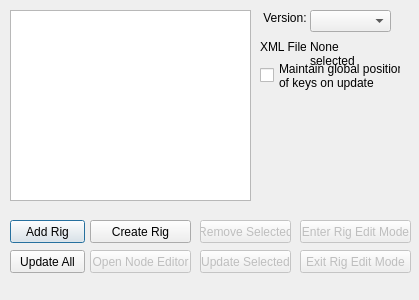
<?xml version="1.0" encoding="UTF-8"?>
<ui version="4.0">
 <class>MetaDataManager</class>
 <widget class="QDialog" name="MetaDataManager">
  <property name="geometry">
   <rect>
    <x>0</x>
    <y>0</y>
    <width>419</width>
    <height>300</height>
   </rect>
  </property>
  <property name="windowTitle">
   <string>Rig Manager</string>
  </property>
  <widget class="QPushButton" name="addRigBtn">
   <property name="geometry">
    <rect>
     <x>10</x>
     <y>220</y>
     <width>75</width>
     <height>23</height>
    </rect>
   </property>
   <property name="text">
    <string>Add Rig</string>
   </property>
  </widget>
  <widget class="QPushButton" name="removeSelectedBtn">
   <property name="enabled">
    <bool>false</bool>
   </property>
   <property name="geometry">
    <rect>
     <x>200</x>
     <y>220</y>
     <width>91</width>
     <height>23</height>
    </rect>
   </property>
   <property name="text">
    <string>Remove Selected</string>
   </property>
  </widget>
  <widget class="QPushButton" name="enterRigEditBtn">
   <property name="enabled">
    <bool>false</bool>
   </property>
   <property name="geometry">
    <rect>
     <x>300</x>
     <y>220</y>
     <width>111</width>
     <height>23</height>
    </rect>
   </property>
   <property name="text">
    <string>Enter Rig Edit Mode</string>
   </property>
  </widget>
  <widget class="QLabel" name="VersionLbl">
   <property name="geometry">
    <rect>
     <x>260</x>
     <y>10</y>
     <width>91</width>
     <height>16</height>
    </rect>
   </property>
   <property name="text">
    <string> Version: </string>
   </property>
  </widget>
  <widget class="QLabel" name="XMLFileLbl">
   <property name="geometry">
    <rect>
     <x>260</x>
     <y>40</y>
     <width>46</width>
     <height>13</height>
    </rect>
   </property>
   <property name="text">
    <string>XML File:</string>
   </property>
  </widget>
  <widget class="QListWidget" name="rigList">
   <property name="geometry">
    <rect>
     <x>10</x>
     <y>10</y>
     <width>241</width>
     <height>191</height>
    </rect>
   </property>
  </widget>
  <widget class="QPushButton" name="updateAllBtn">
   <property name="geometry">
    <rect>
     <x>10</x>
     <y>250</y>
     <width>75</width>
     <height>23</height>
    </rect>
   </property>
   <property name="text">
    <string>Update All</string>
   </property>
  </widget>
  <widget class="QPushButton" name="updateSelectedBtn">
   <property name="enabled">
    <bool>false</bool>
   </property>
   <property name="geometry">
    <rect>
     <x>200</x>
     <y>250</y>
     <width>91</width>
     <height>23</height>
    </rect>
   </property>
   <property name="text">
    <string>Update Selected</string>
   </property>
  </widget>
  <widget class="QLabel" name="xmlText">
   <property name="geometry">
    <rect>
     <x>310</x>
     <y>40</y>
     <width>71</width>
     <height>111</height>
    </rect>
   </property>
   <property name="text">
    <string>None selected</string>
   </property>
   <property name="alignment">
    <set>Qt::AlignLeading|Qt::AlignLeft|Qt::AlignTop</set>
   </property>
   <property name="wordWrap">
    <bool>true</bool>
   </property>
  </widget>
  <widget class="QPushButton" name="exitRigEditBtn">
   <property name="enabled">
    <bool>false</bool>
   </property>
   <property name="geometry">
    <rect>
     <x>300</x>
     <y>250</y>
     <width>111</width>
     <height>23</height>
    </rect>
   </property>
   <property name="text">
    <string>Exit Rig Edit Mode</string>
   </property>
  </widget>
  <widget class="QPushButton" name="createRigBtn">
   <property name="geometry">
    <rect>
     <x>90</x>
     <y>220</y>
     <width>101</width>
     <height>23</height>
    </rect>
   </property>
   <property name="text">
    <string>Create Rig</string>
   </property>
  </widget>
  <widget class="QPushButton" name="openNodeBtn">
   <property name="enabled">
    <bool>false</bool>
   </property>
   <property name="geometry">
    <rect>
     <x>90</x>
     <y>250</y>
     <width>101</width>
     <height>23</height>
    </rect>
   </property>
   <property name="text">
    <string>Open Node Editor</string>
   </property>
  </widget>
  <widget class="QComboBox" name="versionComboBox">
   <property name="geometry">
    <rect>
     <x>310</x>
     <y>10</y>
     <width>81</width>
     <height>22</height>
    </rect>
   </property>
  </widget>
  <widget class="QCheckBox" name="globalPosCheckBox">
   <property name="geometry">
    <rect>
     <x>260</x>
     <y>60</y>
     <width>141</width>
     <height>31</height>
    </rect>
   </property>
   <property name="text">
    <string>Maintain global position 
of keys on update</string>
   </property>
  </widget>
 </widget>
 <resources/>
 <connections/>
</ui>
